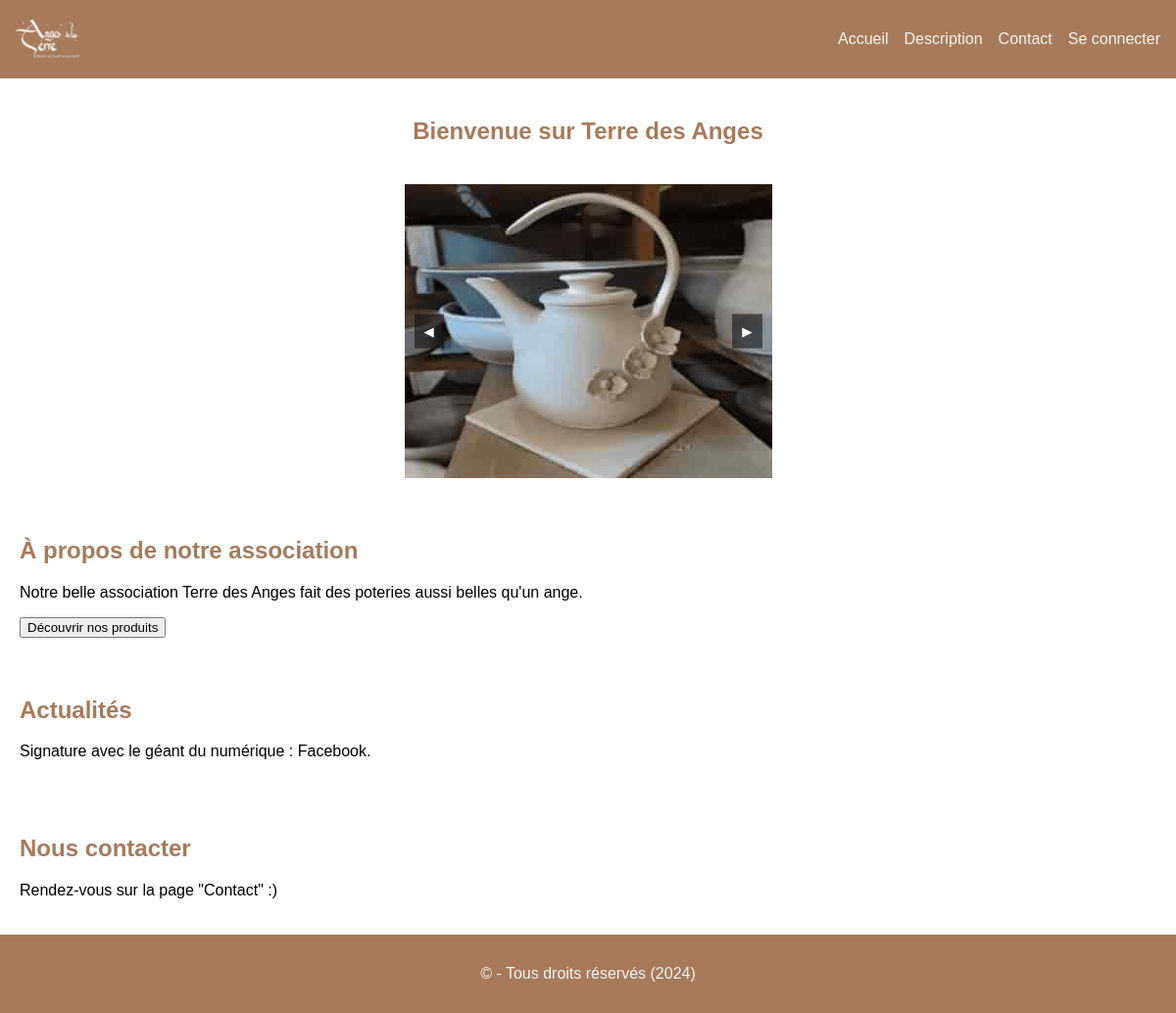
The page / on the database its author committed.
### tables this page shows
CREATE TABLE `text` (
  `id` int(11) NOT NULL,
  `section_name` varchar(25) NOT NULL,
  `value` varchar(1000) NOT NULL,
  `updated_at` date NOT NULL DEFAULT current_timestamp()
);

### index.php (called while the page is built, shortened)
<?php
    require_once File::build_path(array("controller", "router.php"));
?>

### src/model/BaseModel.php (called while the page is built, shortened)
<?php
class BaseModel
{
    public function __construct()
    {
        try {
            $hostname = "mysql-mallekr.alwaysdata.net";
            $db = "mallekr_terre_des_anges";
            $login = "mallekr";
            $password = "TerreDesAnges123*";
            $pdo = new PDO("mysql:host=$hostname;dbname=$db", $login, $password, array(PDO::MYSQL_ATTR_INIT_COMMAND => "SET NAMES utf8"));
            $pdo->setAttribute(PDO::ATTR_ERRMODE, PDO::ERRMODE_EXCEPTION);
            $this->pdo = $pdo;
        } catch (PDOException $e) {
            die("SQL Error $db : " . $e->getMessage());
          }
    }
}

### src/model/Text.php (called while the page is built, shortened)
<?php
require_once File::build_path(array("model", "BaseModel.php"));
class Text extends BaseModel
{
    public function getTextBySectionName($sectionName)
    {
        $sql = "SELECT value FROM text WHERE section_name = :section_name";
        $req = $this->pdo->prepare($sql);
        $req->execute(['section_name' => $sectionName]);
        $result = $req->fetch(PDO::FETCH_ASSOC);
        if ($result && isset($result['value'])) {
            return $result['value'];
        }
        return '';
    }
}

### src/view/home/home.php (the view, shortened to what this page needs)
<section id="home-viewer">
    <h1>Bienvenue sur Terre des Anges</h1>
    <div id="image-viewer">
        <button id="prev" class="carousel-button">◀</button>
        <button id="next" class="carousel-button">▶</button>
    </div>
</section>
<section id="about">
    <h2>À propos de notre association</h2>
    <p id="about-text">
        <?php echo htmlspecialchars($aboutText ?? '', ENT_QUOTES, 'UTF-8'); ?>
    </p>
    <button onclick="window.location.href='?controller=description&action=index'" class="navigate-button">
        Découvrir nos produits
    </button>
</section>
<section id="latest-news">
    <h2>Actualités</h2>
    <p id="news-text">
        <?php echo htmlspecialchars($newsText ?? '', ENT_QUOTES, 'UTF-8'); ?>
    </p>
</section>
<section id="contact-info">
    <h2>Nous contacter</h2>
    <p id="contact-text">
        <?php echo htmlspecialchars($contactText ?? '', ENT_QUOTES, 'UTF-8'); ?>
    </p>
</section>

### assets/css/carousel.css (style rules this page uses)
#home-viewer { display: flex; flex-direction: column; justify-content: center; align-items: center; text-align: center; }
#image-viewer { width: 375px; height: 300px; position: relative; overflow: hidden; }
.carousel-button { position: absolute; top: 50%; transform: translateY(-50%); background-color: rgb(0 0 0 / 0.5); color: #fff; border: none; padding: 10px; cursor: pointer; }
#prev { left: 10px; }
#next { right: 10px; }

### assets/css/home.css (style rules this page uses)
#home-viewer { text-align: center; padding: 20px; }
#image-viewer { margin-top: 20px; min-height: 300px; }
#about, #latest-news, #contact-info { padding: 20px; }
h1, h2 { color: #a67a5b; }

### assets/css/style.css (style rules this page uses)
body { margin: 0; font-family: Arial, sans-serif; }

### rows shown on the page
text: value "Notre belle association Terre des Anges fait des poteries aussi belles qu'un ange."
text: value "Signature avec le géant du numérique : Facebook."
text: value "Rendez-vous sur la page \"Contact\" :)"
